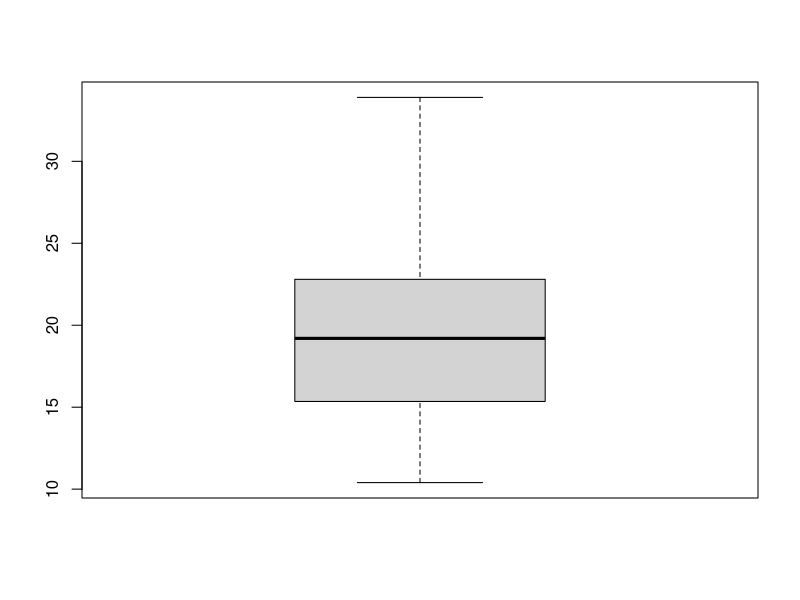
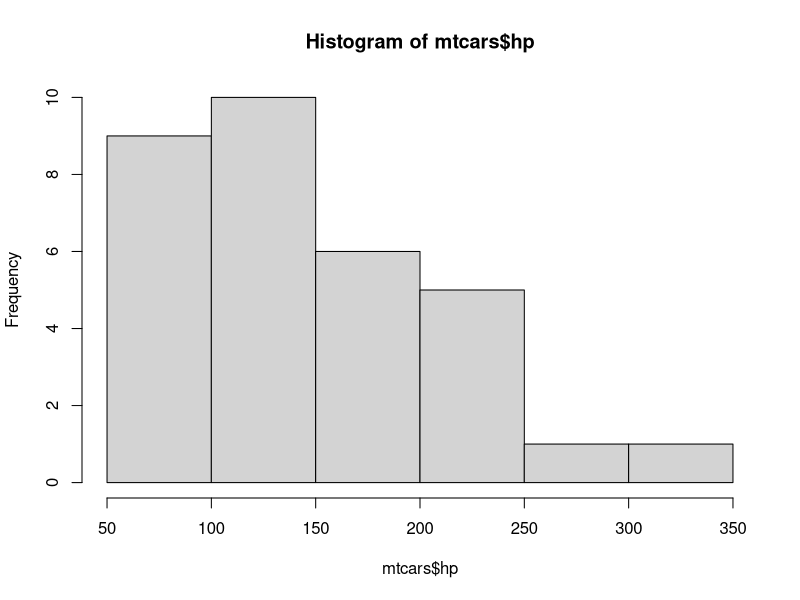
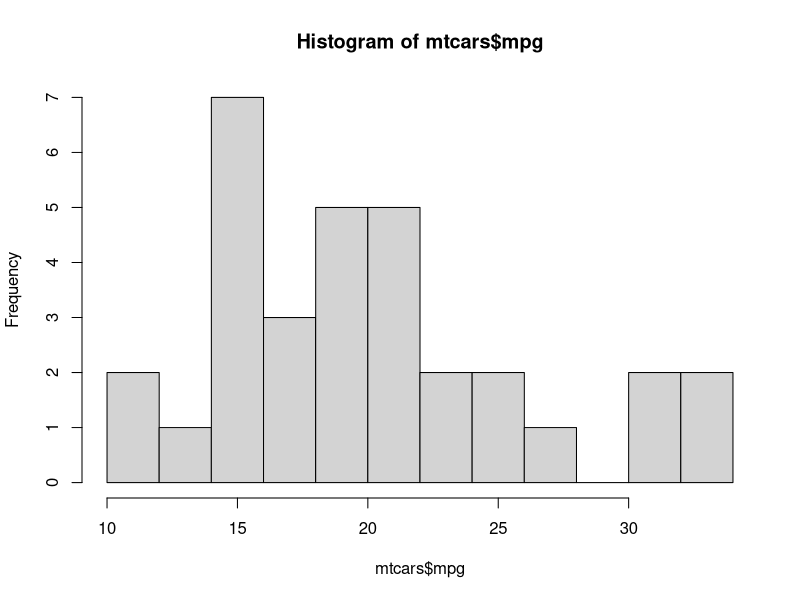

Write R code to recreate these figures, in order.

## Optional discussion on function to replace values at a specific position in a string


n.sub=function(pattern,replacement,pos,string){
  
  s=substring(string,1:nchar(string),1:nchar(string))
  
  temp=grep(pattern,s)
  
  if(is.na(temp[pos])){return(string)}
  else{
    s[temp[pos]]=replacement
    string=paste(s,collapse="")
    return(string)
  }
}

anystring="sdkj)fbs2)3783k)jbzsls"

n.sub(")","#@$",3,anystring)

# Functions for numeric summaries of the data
data(mtcars)

## ------------------------------------------------------------------------
mean(mtcars$mpg)
median(mtcars$mpg)
min(mtcars$mpg)
max(mtcars$mpg)
var(mtcars$mpg)
sd(mtcars$mpg)
IQR(mtcars$mpg)
range(mtcars$mpg)

# this is not an exhaustive list


## ------------------------------------------------------------------------
summary(mtcars$mpg)

summary(mtcars)


## ------------------------------------------------------------------------
# Accessing Summary function's results
s=summary(mtcars$mpg)

class(s)

names(s)


## ------------------------------------------------------------------------
s["1st Qu."]

## ------------------------------------------------------------------------
s=summary(mtcars)
class(s)
names(s)

## ------------------------------------------------------------------------
#this outputs element in 1st row and 2 column in tables s, 
# which will be min value of variable "cyl"
s[1,2]

## ------------------------------------------------------------------------
# summary function from another library have better accessible results
library(psych)
describe(mtcars)

## ------------------------------------------------------------------------
s=describe(mtcars)
class(s)
rownames(s)
colnames(s)
## ------------------------------------------------------------------------
s["gear","max"]

## ------------------------------------------------------------------------
s[c("gear","mpg","wt"),c("max","sd","mad")]
##


## ------------------------------------------------------------------------
boxplot(mtcars$mpg)


hist(mtcars$hp)

hist(mtcars$mpg,breaks=10)



## ------------------------------------------------------------------------
library(vcd)
data(Arthritis)
View(Arthritis)
## ------------------------------------------------------------------------

tab1=table(Arthritis$Improved)

tab1

## ------------------------------------------------------------------------
t=prop.table(tab1)

t
## ------------------------------------------------------------------------
round(t,2)

prop.table(tab1)*100

## ------------------------------------------------------------------------
table(Arthritis$Improved,Arthritis$Treatment)

xtabs(~Improved+Treatment,data=Arthritis)

## ------------------------------------------------------------------------
tab2=xtabs(~Improved+Treatment,data=Arthritis)

## ------------------------------------------------------------------------
round(prop.table(tab2),2)

#Percentages total to 1 across values of Treatment
prop.table(tab2,1)

#Percentages total to 1 across values of Improved
prop.table(tab2,2)

## ------------------------------------------------------------------------
margin.table(tab2)
margin.table(tab2,1)
margin.table(tab2,2)

## ------------------------------------------------------------------------
addmargins(tab2)
addmargins(tab2,2)
addmargins(tab2,1)

## ------------------------------------------------------------------------
tab3=xtabs(~Treatment+Sex+Improved,data=Arthritis)

ftable(tab3)

## ------------------------------------------------------------------------
margin.table(tab3,1)
margin.table(tab3,c(1,3))
margin.table(tab3,c(2,3))
## ------------------------------------------------------------------------
ftable(prop.table(tab3))
  
ftable(prop.table(tab3,c(1,2)))

## ------------------------------------------------------------------------

# It is believed that mileage of a car is related to whether
# it has automatic 
# transmission or not, examine this using mtcars data.

mean(mtcars$mpg[mtcars$am==0])
mean(mtcars$mpg[mtcars$am==1])

mean(mtcars[mtcars$am==0,"mpg"])
mean(mtcars[mtcars$am==1,"mpg"])


#Using other information in the data analyse how , 
#engine type[vs]   affects car mileage 



